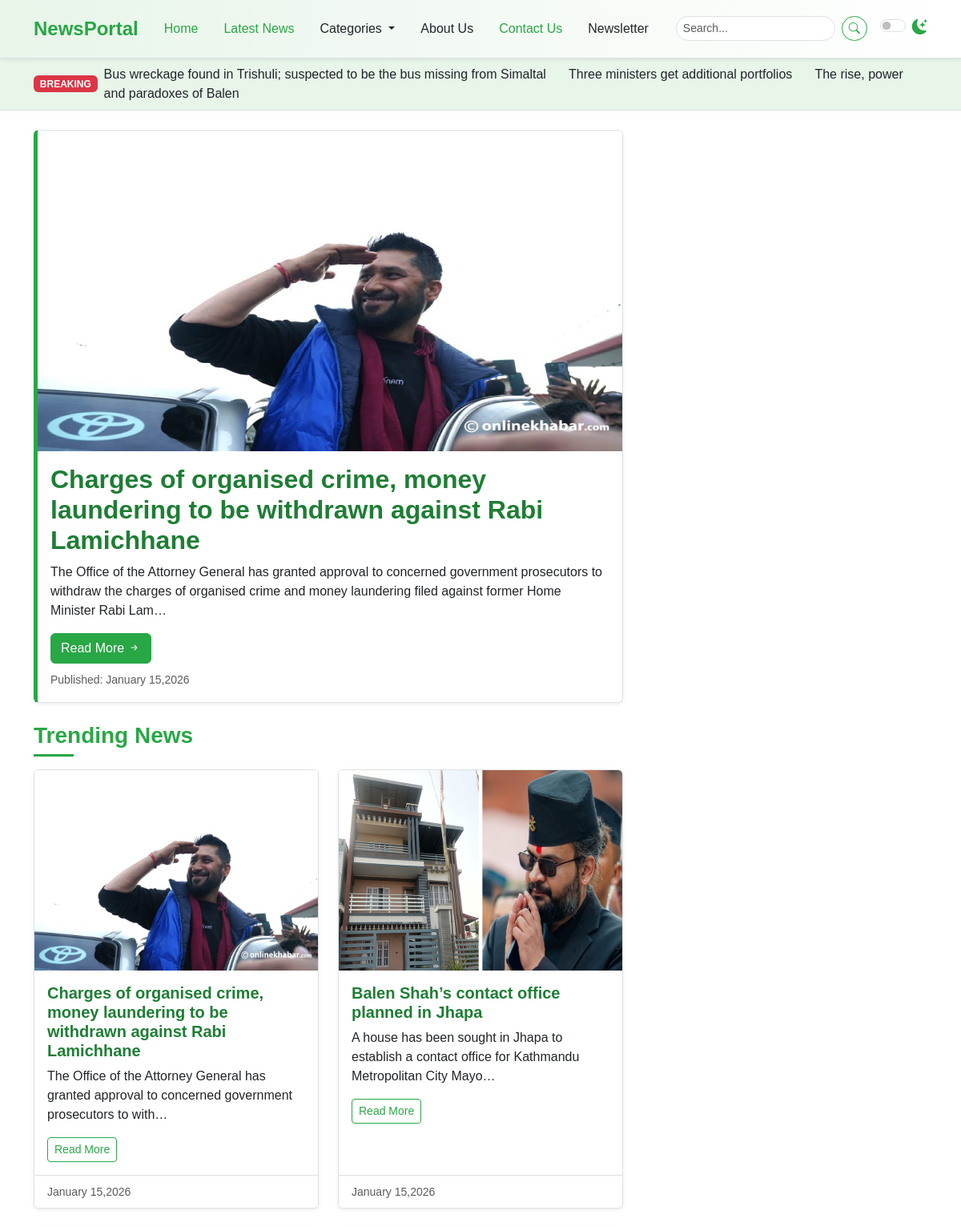
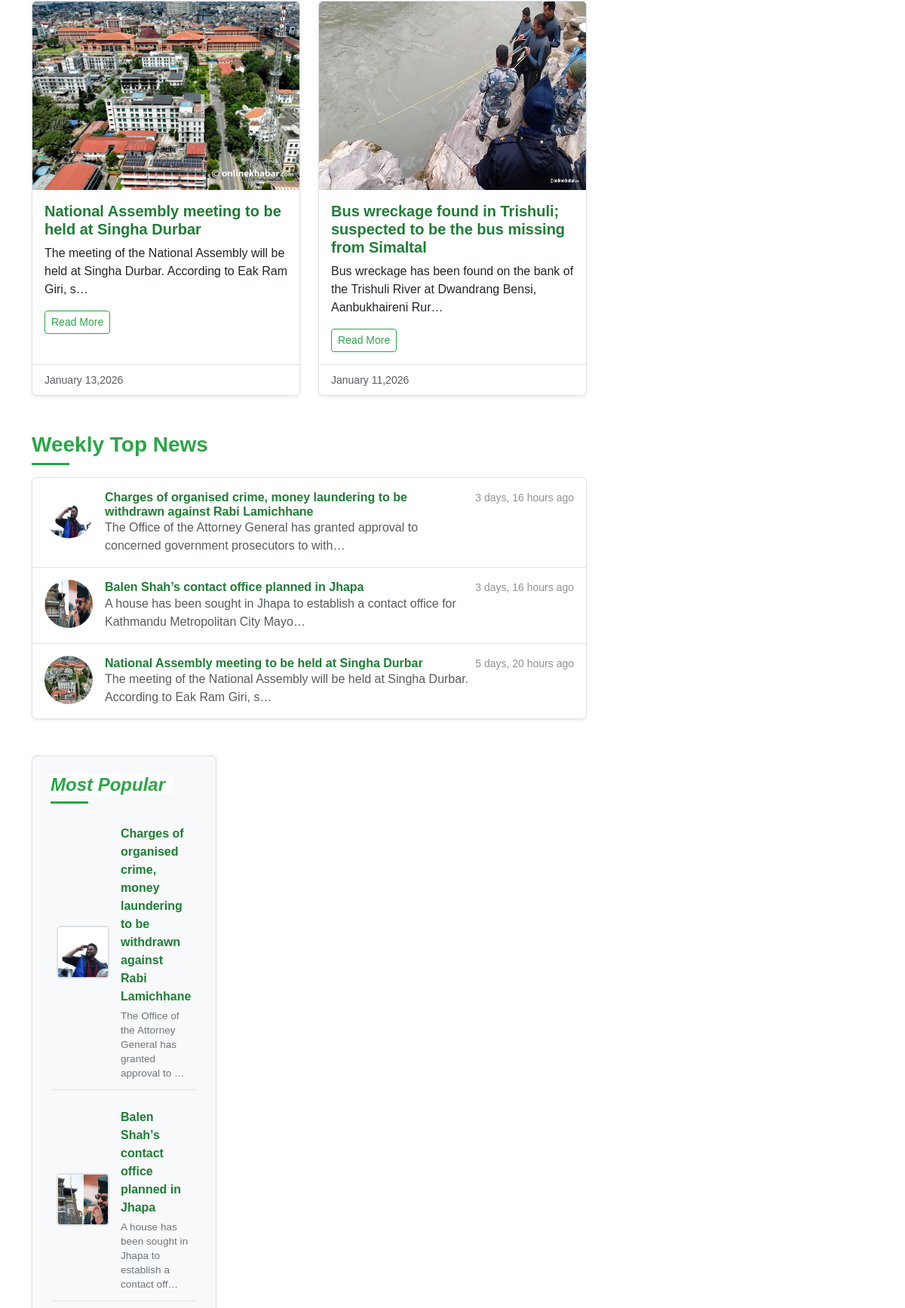
The page / (upper part) on the database its author committed (2 pictures, top to bottom).
### newspaper/models.py (models this page shows, shortened)
class TimeStampModel(models.Model):
    created_at = models.DateTimeField(auto_now_add=True)
    updated_at = models.DateTimeField(auto_now=True)
    class Meta:
       abstract = True #don't care about the table in DB

class Post(TimeStampModel):
    STATUS_CHOICES = [
        ("active","Active"), #database/django
        ("in_active","Inactive"),
    ]
    title = models.CharField(max_length=200)
    content = models.TextField()
    featured_image = models.ImageField(upload_to="post_images/%Y/%m/%d",blank=False)
    author = models.ForeignKey("auth.User",on_delete=models.CASCADE)
    status = models.CharField(max_length=20, choices=STATUS_CHOICES, default="active")
    views_count =models.PositiveBigIntegerField(default=0)
    is_breaking_news = models.BooleanField(default=False)
    published_at = models.DateTimeField(null=True,blank=True)
    category = models.ForeignKey(Category,on_delete=models.CASCADE)
    tag = models.ManyToManyField(Tag)

### newspaper/views.py (the view)
# urls.py: path("",views.HomeView.as_view(),name="home"),
class HomeView(SideBarMixin, TemplateView):
    template_name ="newsportal/home.html"
    def get_context_data(self,**kwargs):
        context = super().get_context_data(**kwargs)
        context["breaking_news"] = Post.objects.filter(
            published_at__isnull = False, status="active", is_breaking_news= True
            ).order_by("-published_at")[:3]
        context["featured_post"] = (
            Post.objects.filter(published_at__isnull=False,status="active")
            .order_by("-published_at","-views_count")
            .first()
        )
        context["trending_news"]= Post.objects.filter(
            published_at__isnull=False, status="active"
        ).order_by("-published_at")[:4]
        one_week_ago = timezone.now() - timedelta(days=7)
        context["weekly_top_posts"] = Post.objects.filter(
            published_at__isnull=False, status="active",published_at__gte=one_week_ago
        ).order_by("-published_at","-views_count")[:5]
        return context

### newspaper/nav.py (called while the page is built)
def navigation(request):
    categories = Category.objects.all()[:4]
    return {"categories": categories}

### newspaper/views.py (called while the page is built)
    def get_context_data(self,**kwargs):
        context = super().get_context_data(**kwargs)
        context["popular_posts"] = Post.objects.filter(
            published_at__isnull=False,
            status="active"
        ).order_by("-published_at")[:5]
        context['advertisement'] = (
            Advertisement.objects.all().order_by("-created_at").first()
        )
        return context

### templates/newsportal/home.html (shortened to what this page needs)
{% extends "newsportal/base.html" %}
{% block content %}
  {% include "newsportal/home/breaking_news.html" %}
    <div class="container mt-4">
      <div class="row">
        <div class="col-lg-8">
          {% include "newsportal/home/left/featured_story.html" %}
          {% include "newsportal/home/left/trending_news.html" %}
          {% include "newsportal/home/left/weekly_top_news.html" %}
        <div class="col-lg-4">
          <div class="position-sticky sticky-sidebar-offset">
            {% include "newsportal/home/right/most_popular.html" %}
          </div>
        </div>
      </div>
    </div>
{% endblock content %}

### templates/newsportal/home/breaking_news.html
    <div class="breaking-news-ticker bg-light py-2">
      <div class="container">
        <div class="d-flex align-items-center">
          <span class="badge bg-danger me-2">BREAKING</span>
          <marquee behavior="scroll"
                   direction="left"
                   onmouseover="this.stop();"
                   onmouseout="this.start();">
          {% for post in breaking_news %}
            <a href="article.html" class="text-dark text-decoration-none me-4">{{ post.title }}</a>
          {% endfor %}
          </marquee>
        </div>
      </div>
    </div>

### templates/newsportal/home/left/featured_story.html
          <div class="card mb-4 featured-story-card shadow-sm">
            <img src="{{ featured_post.featured_image.url }}"
            width="800"
            height="400"
                 class="card-img-top"
                 alt="Featured Story" />
            <div class="card-body">
              <h2 class="card-title fw-bold">{{ featured_post.title }}</h2>
              <p class="card-text"> {{ featured_post.content|truncatechars:200}} </p>
              <a href="{% url 'post-detail' featured_post.pk %}" class="btn btn-success">Read More <i class="bi bi-arrow-right-short"></i></a>
              <p class="card-text mt-2">
                <small class="text-muted">Published: {{ featured_post.published_at|date:"F j,Y" }}</small>
              </p>
            </div>
          </div>

### templates/newsportal/home/left/trending_news.html
<h3 class="mb-3 section-title">
    <span>Trending News</span>
</h3>
<div class="row row-cols-1 row-cols-md-2 g-4">
    {% for post in trending_news %}
        <div class="col">
            <div class="card h-100 shadow-sm news-card">
                <img src="{{ post.featured_image.url }}"
                        width="400"
                        height="250"
                        class="card-img-top"
                        alt="Trending News 1" />
                <div class="card-body">
                  <h5 class="card-title">{{ post.title }}</h5>
                  <p class="card-text">{{ post.content|truncatechars:100 }}</p>
                  <a href="article.html" class="btn btn-outline-success btn-sm">Read More</a>
                </div>
                <div class="card-footer">
                  <small class="text-muted">{{ post.published_at|date:"F j,Y" }}</small>
                </div>
            </div>
        </div>
    {% endfor %}
</div>

### templates/newsportal/home/left/weekly_top_news.html
<h3 class="mt-5 mb-3 section-title">
    <span>Weekly Top News</span>
</h3>
<div class="list-group shadow-sm mb-5">
    {% for post in weekly_top_posts %}
        <a href="article.html" class="list-group-item list-group-item-action d-flex gap-3 py-3" aria-current="true">
              <img src=" {{ post.featured_image.url }}"
                    alt="thumb"
                    width="64"
                    height="64"
                    class="rounded-circle flex-shrink-0" />
              <div class="d-flex gap-2 w-100 justify-content-between">
                <div>
                  <h6 class="mb-0">{{ post.title }}</h6>
                  <p class="mb-0 opacity-75">{{ post.content|truncatechars:100 }} </p>
                </div>
                <small class="opacity-50 text-nowrap">{{ post.published_at|timesince }} ago</small>
              </div>
        </a>
    {% endfor %}
</div>

### templates/newsportal/home/right/most_popular.html
<div class="p-4 mb-3 bg-light rounded sidebar-widget shadow-sm">
    <h4 class="fst-italic section-title">
        <span>Most Popular</span>
    </h4>
    <ul class="list-unstyled mb-0 popular-list">
        {% for post in popular_posts %}
        <li>
            <img src="{{ post.featured_image.url }} "
                width="70"
                height="70"
                alt="Popular 1" />
                  <div>
                      <a href="article.html" class="popular-title-link"> {{ post.title }} </a>
                      <p class="popular-description"> {{post.content|truncatechars:60 }} </p>
                  </div>
                </li>
        {% endfor %}
    </ul>
</div>

### static/css/style.css (style rules this page uses)
:root { --primary-green: #28a745; --light-green: #e8f5e9; --dark-green: #1e7e34; --accent-green: #5cb85c; --text-color-light: #212529; --text-color-dark: #f8f9fa; --bg-light: #ffffff; --bg-dark: #212529; --card-bg-light: #ffffff; --card-bg-dark: #343a40; --border-color-light: #dee2e6; --border-color-dark: #495057; --shadow-sm: 0 0.125rem 0.25rem rgba(0, 0, 0, 0.075); --shadow: 0 0.5rem 1rem rgba(0, 0, 0, 0.15); --transition-speed: 0.3s ease; }
body { font-family: "Poppins", sans-serif; background-color: var(--bg-light); color: var(--text-color-light); transition: background-color var(--transition-speed), color var(--transition-speed); }
.breaking-news-ticker { border-bottom: 1px solid var(--border-color-light); background-color: var(--light-green) !important; }
.section-title { position: relative; padding-bottom: 10px; margin-bottom: 20px; font-weight: 600; color: var(--primary-green); }
.section-title span { position: relative; z-index: 1; background-color: var(--bg-light); padding-right: 10px; }
.section-title::after { content: ""; position: absolute; left: 0; bottom: 0; width: 50px; height: 3px; background-color: var(--primary-green); }
.card { border: 1px solid var(--border-color-light); transition: box-shadow var(--transition-speed), transform var(--transition-speed); background-color: var(--card-bg-light); color: var(--text-color-light); }
.featured-story-card { border-left: 5px solid var(--primary-green); }
.card-title { color: var(--dark-green); font-weight: 600; }
.card-footer { background-color: transparent; border-top: 1px solid var(--border-color-light); }
.sidebar-widget { background-color: var(--card-bg-light); border: 1px solid var(--border-color-light); padding: 1.5rem !important; }
.sidebar-widget h4 { color: var(--primary-green); margin-bottom: 1rem; }
.popular-list li { display: flex; align-items: center; margin-bottom: 0.75rem; padding: 0.75rem 0.5rem; border-bottom: 1px solid var(--border-color-light); transition: background-color var(--transition-speed); border-radius: 5px; }
.popular-list img { width: 70px; height: 70px; object-fit: cover; border-radius: 5px; margin-right: 15px; flex-shrink: 0; border: 2px solid var(--border-color-light); }
.popular-list li div { display: flex; flex-direction: column; justify-content: center; flex-grow: 1; }
.popular-list .popular-title-link { text-decoration: none; color: var(--dark-green); font-weight: 600; margin-bottom: 0.25rem; display: block; transition: color var(--transition-speed); }
.popular-list .popular-description { font-size: 0.85rem; color: #6c757d; margin-bottom: 0; line-height: 1.4; }
.popular-list a { text-decoration: none; color: var(--text-color-light); transition: color var(--transition-speed); flex-grow: 1; }
.btn-success { background-color: var(--primary-green); border-color: var(--primary-green); transition: background-color var(--transition-speed), border-color var(--transition-speed), box-shadow var(--transition-speed); }
.btn-outline-success { color: var(--primary-green); border-color: var(--primary-green); transition: background-color var(--transition-speed), color var(--transition-speed); }
.list-group-item { transition: background-color 0.2s ease-in-out; }
.list-group-item h6 { color: var(--dark-green); font-weight: 600; }
.sticky-sidebar-offset { top: 6rem; }

### rows shown on the page
Post: title "Bus wreckage found in Trishuli; suspected to be the bus missing from Simaltal", featured_image (picture), content "Bus wreckage has been found on the bank of the Trishuli River at Dwandrang Bensi, Aanbukhaireni Rur…", published_at "January 11,2026"
Post: title "Three ministers get additional portfolios"
Post: title "The rise, power and paradoxes of Balen"
Post: featured_image (picture), title "Charges of organised crime, money laundering to be withdrawn against Rabi Lamichhane", content "The Office of the Attorney General has granted approval to concerned government prosecutors to withdraw the charges of organised crime and money laundering filed against former Home Minister Rabi Lam…", published_at "January 15,2026", content "The Office of the Attorney General has granted approval to concerned government prosecutors to with…", published_at "3 days, 16 hours", content "The Office of the Attorney General has granted approval to …"
Post: featured_image (picture), title "Balen Shah’s contact office planned in Jhapa", content "A house has been sought in Jhapa to establish a contact office for Kathmandu Metropolitan City Mayo…", published_at "January 15,2026", published_at "3 days, 16 hours", content "A house has been sought in Jhapa to establish a contact off…"
Post: featured_image (picture), title "National Assembly meeting to be held at Singha Durbar", content "The meeting of the National Assembly will be held at Singha Durbar. According to Eak Ram Giri, s…", published_at "January 13,2026", published_at "5 days, 20 hours"
